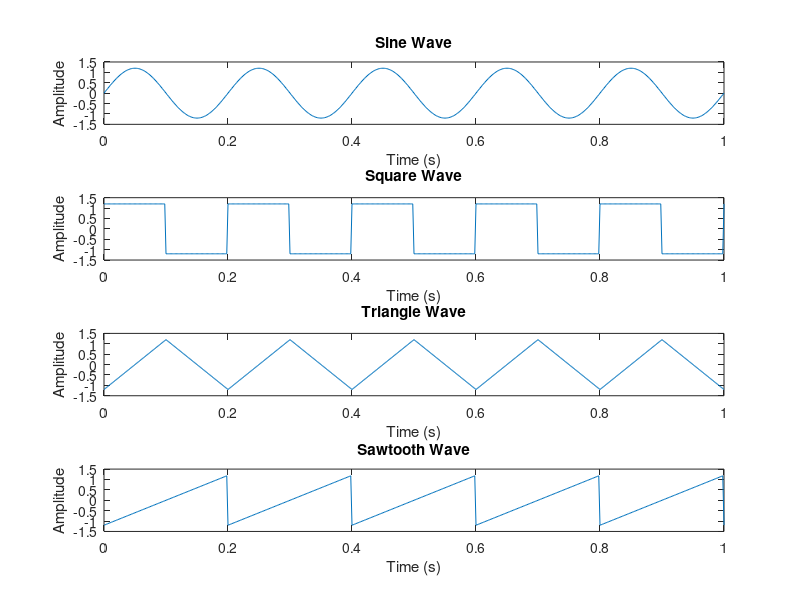

The MATLAB script that drew this image:
fs = 500;          % Sampling frequency
t = 0:1/fs:1;       % Time 
f = 5;              % Frequency 
A = 1.2;            % Amplitude 

% Generation of waveforms
sinewave = A * sin(2 * pi * f * t);               
squarewave = A * square(2 * pi * f * t);           
trianglewave = A * sawtooth(2 * pi * f * t, 0.5);  
sawtoothwave = A * sawtooth(2 * pi * f * t);       


% Sine Wave
subplot(411);
plot(t, sinewave);
title('Sine Wave');
xlabel('Time (s)');
ylabel('Amplitude');

% Square Wave
subplot(412);
plot(t, squarewave);
title('Square Wave');
xlabel('Time (s)');
ylabel('Amplitude');


% Triangle Wave
subplot(413);
plot(t, trianglewave);
title('Triangle Wave');
xlabel('Time (s)');
ylabel('Amplitude');

% Sawtooth Wave
subplot(414);
plot(t, sawtoothwave);
title('Sawtooth Wave');
xlabel('Time (s)');
ylabel('Amplitude');

